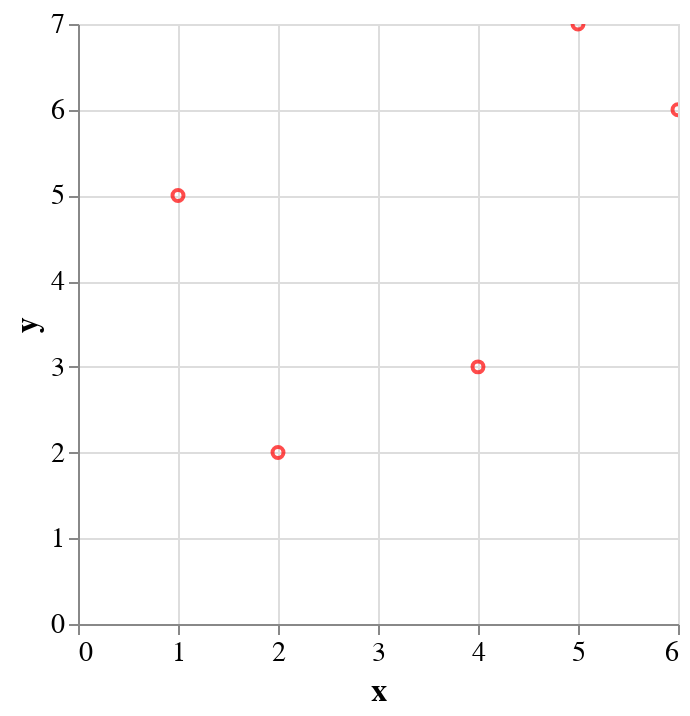

Notebook source saved alongside this figure:
### Markdown cell above
Altair предоставляет множество возможностей для настройки внешнего вида графиков, включая изменение цветов, ширины линий, добавление подписей и многое другое. Мы можем использовать методы .configure_*(), чтобы настроить внешний вид нашего графика.

### Code cell
import altair as alt
import pandas as pd

# Создаем DataFrame с данными
data = pd.DataFrame({'x': [1, 2, 4, 5, 6], 'y': [5, 2, 3, 7, 6]})

# Создаем объект Chart и указываем данные
chart = alt.Chart(data)

# Описываем тип графика (точечный) и кодируем данные
chart.mark_point().encode(
    x='x',
    y='y'
).configure_mark(
    color='red',  # Изменяем цвет точек
    size=100  # Изменяем размер точек
).configure_axis(
    labelFontSize=14,  # Изменяем размер шрифта на осях
    titleFontSize=16  # Изменяем размер шрифта заголовка
).interactive()

### Figure 1 — Vega-Lite specification as saved in the notebook (floating-point values rounded to 4 significant figures)
{"config": {"view": {"continuousWidth": 300, "continuousHeight": 300}, "axis": {"labelFontSize": 14, "titleFontSize": 16}, "mark": {"color": "red", "size": 100}}, "data": {"name": "data-3e128220e1b8f7cd11e708a5377cb2ba"}, "mark": {"type": "point"}, "encoding": {"x": {"field": "x", "type": "quantitative"}, "y": {"field": "y", "type": "quantitative"}}, "params": [{"name": "param_7", "select": {"type": "interval", "encodings": ["x", "y"]}, "bind": "scales"}], "$schema": "https://vega.github.io/schema/vega-lite/v5.15.1.json", "datasets": {"data-3e128220e1b8f7cd11e708a5377cb2ba": [{"x": 1, "y": 5}, {"x": 2, "y": 2}, {"x": 4, "y": 3}, {"x": 5, "y": 7}, {"x": 6, "y": 6}]}}
